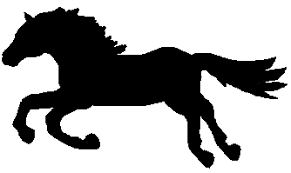
#> input picture tasks/notebook/horse.png, 291 x 173 px
$ jupyter execute morfologia2.ipynb
#> lines starting #> are read from the running program, lines starting #| are printed output that depends on the picture
[cell 1]
import cv2
import numpy as np
import matplotlib.pyplot as plt

img = cv2.imread('horse.png', cv2.IMREAD_GRAYSCALE)
#> img: shape (173, 291); min 0, max 255, mean 165

plt.imshow(img, cmap='gray')
plt.title("Imagem Original")
plt.axis('off')
plt.show()

[cell 2]
#4.1 dilatação/erosão.

def grayscale_dilate(img, kernel=None):
    if kernel is None:
        kernel = cv2.getStructuringElement(cv2.MORPH_RECT, (5, 5))
    return cv2.dilate(img, kernel)
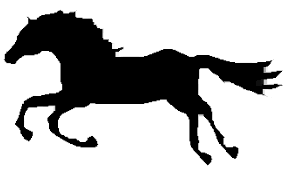
#> returned value: shape (173, 291); min 0, max 255, mean 182.7

def grayscale_erode(img, kernel=None):
    if kernel is None:
        kernel = cv2.getStructuringElement(cv2.MORPH_RECT, (5, 5))
    return cv2.erode(img, kernel)
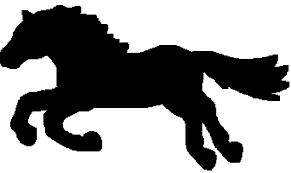
#> returned value: shape (173, 291); min 0, max 255, mean 147.5

dilated = grayscale_dilate(img)
eroded = grayscale_erode(img)

plt.figure(figsize=(10,4))
plt.subplot(1,2,1); plt.imshow(dilated, cmap='gray'); plt.title("Dilatação")
plt.subplot(1,2,2); plt.imshow(eroded, cmap='gray'); plt.title("Erosão")
plt.show()
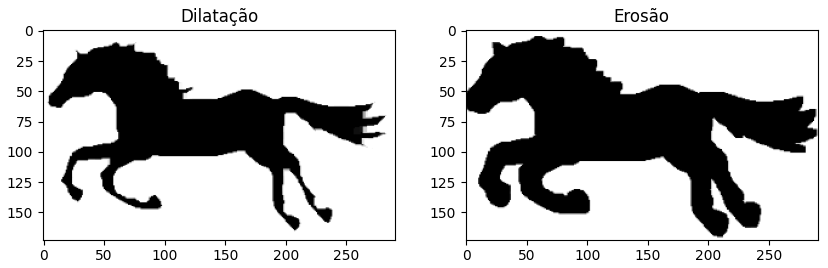
#> figure drawn by matplotlib, 2 panels

[cell 3]
#4.2 abertura/fechamento

def grayscale_open(img, kernel=None):
    if kernel is None:
        kernel = cv2.getStructuringElement(cv2.MORPH_RECT, (5, 5))
    return cv2.morphologyEx(img, cv2.MORPH_OPEN, kernel)

def grayscale_close(img, kernel=None):
    if kernel is None:
        kernel = cv2.getStructuringElement(cv2.MORPH_RECT, (5, 5))
    return cv2.morphologyEx(img, cv2.MORPH_CLOSE, kernel)

opened = grayscale_open(img)
closed = grayscale_close(img)

plt.figure(figsize=(10,4))
plt.subplot(1,2,1); plt.imshow(opened, cmap='gray'); plt.title("Abertura")
plt.subplot(1,2,2); plt.imshow(closed, cmap='gray'); plt.title("Fechamento")
plt.show()
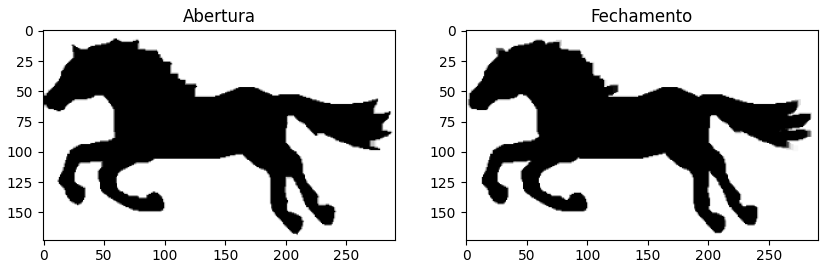
#> figure drawn by matplotlib, 2 panels

[cell 4]
#4.3 atualização

residuo_erosao = cv2.subtract(img, eroded)
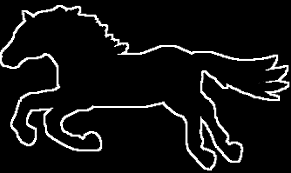
#> residuo_erosao: shape (173, 291); min 0, max 255, mean 17.5
residuo_dilatacao = cv2.subtract(dilated, img)
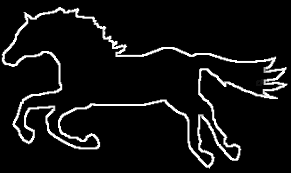
#> residuo_dilatacao: shape (173, 291); min 0, max 255, mean 17.6

plt.figure(figsize=(10,4))
plt.subplot(1,2,1); plt.imshow(residuo_erosao, cmap='gray'); plt.title("Resíduo Erosão")
plt.subplot(1,2,2); plt.imshow(residuo_dilatacao, cmap='gray'); plt.title("Resíduo Dilatação")
plt.show()

[cell 5]
#4.4 gradiente morfológico

gradiente = cv2.subtract(dilated, eroded)
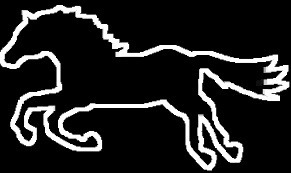
#> gradiente: shape (173, 291); min 0, max 255, mean 35.1
plt.imshow(gradiente, cmap='gray'); plt.title("Gradiente Morfológico"); plt.axis('off'); plt.show()

[cell 6]
#4.5 top-hat/bottom-hat

kernel = cv2.getStructuringElement(cv2.MORPH_RECT, (5, 5))

tophat = cv2.morphologyEx(img, cv2.MORPH_TOPHAT, kernel)
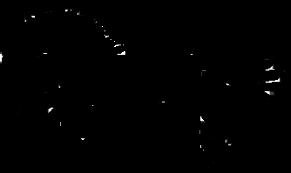
#> tophat: shape (173, 291); min 0, max 255, mean 1
blackhat = cv2.morphologyEx(img, cv2.MORPH_BLACKHAT, kernel)

plt.figure(figsize=(10,4))
plt.subplot(1,2,1); plt.imshow(tophat, cmap='gray'); plt.title("Top-hat")
plt.subplot(1,2,2); plt.imshow(blackhat, cmap='gray'); plt.title("Bottom-hat")
plt.show()

[cell 7]
#4.6 granulometria

def granulometria(img, max_radius=10):
#> called with max_radius = 10
    volumes = []
    for r in range(1, max_radius + 1):
        kernel = cv2.getStructuringElement(cv2.MORPH_ELLIPSE, (2*r+1, 2*r+1))
        opened = cv2.morphologyEx(img, cv2.MORPH_OPEN, kernel)
        volume = np.sum(opened)
        volumes.append(volume)
#> this loop made 10 passes
#> volume on passes 1 to 10: 8294504, 8270400, 8249880, 8216300, 8176574, 8123760, 8035341, 7990780, 7937598, 7828289
#> after the loop, volumes = [8294504, 8270400, 8249880, 8216300, 8176574, 8123760, 8035341, 7990780, 7937598, 7828289]
    return volumes

gran = granulometria(img, max_radius=10)
#> gran has the same summary as volumes in granulometria

plt.plot(gran, marker='o')
plt.title("Granulometria (Volume x Raio)")
plt.xlabel("Raio do elemento estruturante")
plt.ylabel("Soma dos pixels após abertura")
plt.grid(True)
plt.show()
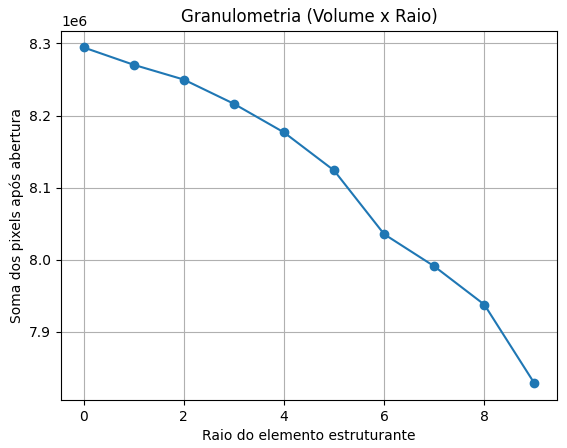
#> figure drawn by matplotlib, 1 panel; curve peaks at x = 0, y = 8294504

[cell 8]
#4.7 segmentação de texturas

_, textura = cv2.threshold(tophat, 15, 255, cv2.THRESH_BINARY)
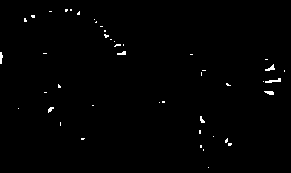
#> textura: shape (173, 291); 0.77% white in thin lines or dots

plt.imshow(textura, cmap='gray')
plt.title("Segmentação de Texturas (via Top-hat)")
plt.axis('off')
plt.show()
